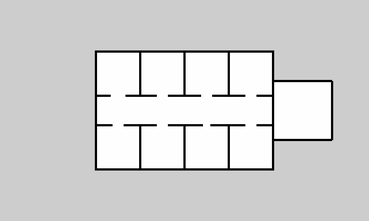
#> input picture gazebo_workspace/src/social_nav_env/maps/proxy_map.pgm, 369 x 221 px, shrunk from 1000 x 600 before the run
$ python plot_static_environment.py
#> lines starting #> are read from the running program, lines starting #| are printed output that depends on the picture
#!/usr/bin/env python3
import os
import numpy as np
import matplotlib
matplotlib.use('Agg')
import matplotlib.pyplot as plt
import matplotlib.patches as patches
from PIL import Image

def load_map(map_pgm_path):
    if os.path.exists(map_pgm_path):
        im = Image.open(map_pgm_path)
#> im is the input picture: PIL image 369x221 L; min 0, max 255, mean 211.4
        arr = np.array(im)
        arr = np.flipud(arr)
        return arr
    return None

def plot_environment(map_pgm_path, out_png):
    map_arr = load_map(map_pgm_path)
    map_extent = [-25.0, 25.0, -15.0, 15.0]

    fig, ax = plt.subplots(figsize=(16, 9), dpi=150)

    if map_arr is not None:
        ax.imshow(map_arr, cmap='bone', extent=map_extent, origin='lower', alpha=0.9)
    else:
        ax.set_facecolor('#1a1a1a')

    # Zoom to the relevant region: corridor, rooms, and common area
    ax.set_xlim([-13.5, 21.0])
    ax.set_ylim([-9.0, 9.0])
    ax.set_aspect('equal')

    # Environment Area Labels
    # Corridor
    ax.text(0.0, 0.0, "CENTRAL CORRIDOR (Width: 3.7m, Length: 24m)",
            color='#ecf0f1', fontsize=12, fontweight='bold', ha='center', va='center',
            bbox=dict(boxstyle='round,pad=0.4', facecolor='#2c3e50', alpha=0.8, edgecolor='#34495e'))

    # Common Area
    ax.text(16.0, 0.0, "COMMON AREA\n(Dining / Lounge)",
            color='#ecf0f1', fontsize=11, fontweight='bold', ha='center', va='center',
            bbox=dict(boxstyle='round,pad=0.5', facecolor='#16a085', alpha=0.7, edgecolor='white'))

    # Room Labels
    room_labels = [
        ("Room top_1", -9.0, 4.0),
        ("Room top_2", -3.0, 4.0),
        ("Room top_3", 3.0, 4.0),
        ("Room top_4", 9.0, 4.0),
        ("Room bot_1", -9.0, -4.0),
        ("Room bot_2", -3.0, -4.0),
        ("Room bot_3 (Bed)", 3.0, -4.0),
        ("Room bot_4", 9.0, -4.0),
    ]
    for r_name, rx, ry in room_labels:
        ax.text(rx, ry, r_name, color='#bdc3c7', fontsize=9, ha='center', va='center',
                bbox=dict(boxstyle='round,pad=0.2', facecolor='#2c3e50', alpha=0.6, edgecolor='#7f8c8d'))

    # Doors with widths
    doors = [
        ("top_1", 2.0, -9.0, 2.0, "N"),
        ("bot_1", 1.5, -9.0, -2.0, "S"),
        ("top_2", 1.5, -3.0, 2.0, "N"),
        ("bot_2", 1.5, -3.0, -2.0, "S"),
        ("top_3", 1.5, 3.0, 2.0, "N"),
        ("bot_3", 1.0, 3.0, -2.0, "S"), # Key narrow doorway!
        ("top_4", 1.5, 9.0, 2.0, "N"),
        ("bot_4", 1.5, 9.0, -2.0, "S"),
    ]

    for dname, dw, dx, dy, orientation in doors:
        # Draw door threshold line
        ax.plot([dx - dw/2, dx + dw/2], [dy, dy], color='#f1c40f', linewidth=3.5, linestyle='-', zorder=6)
        label_y = dy + 0.45 if orientation == "N" else dy - 0.45
        is_bottleneck = (dname == "bot_3")
        box_edge = '#e74c3c' if is_bottleneck else '#f39c12'
        box_face = '#c0392b' if is_bottleneck else '#d35400'
        ax.text(dx, label_y, f"{dname}: {dw:.1f}m", color='white', fontsize=8.5, fontweight='bold',
                ha='center', va='center', zorder=7,
                bbox=dict(boxstyle='round,pad=0.25', facecolor=box_face, alpha=0.85, edgecolor=box_edge))

    # SCENARIO 1: CORRIDOR OVERLAY
    # Robot: start (-9.0, 0.0) -> goal (+9.0, 0.0)
    ax.annotate("", xy=(8.5, 0.5), xytext=(-8.5, 0.5),
                arrowprops=dict(arrowstyle="->", color="#3498db", lw=2.5, linestyle="--"), zorder=8)
    ax.scatter([-9.0], [0.5], color='#3498db', s=160, marker='o', edgecolor='white', linewidth=2, zorder=9, label='Corridor: Robot Start (-9, 0)')
    ax.scatter([9.0], [0.5], color='#2980b9', s=180, marker='*', edgecolor='white', linewidth=1.5, zorder=9, label='Corridor: Robot Goal (+9, 0)')

    # Human: start (+9.0, 0.0) -> goal (-9.0, 0.0)
    ax.annotate("", xy=(-8.5, -0.5), xytext=(8.5, -0.5),
                arrowprops=dict(arrowstyle="->", color="#e67e22", lw=2.5, linestyle="--"), zorder=8)
    ax.scatter([9.0], [-0.5], color='#e67e22', s=160, marker='o', edgecolor='white', linewidth=2, zorder=9, label='Corridor: Human Start (+9, 0)')
    ax.scatter([-9.0], [-0.5], color='#d35400', s=180, marker='*', edgecolor='white', linewidth=1.5, zorder=9, label='Corridor: Human Goal (-9, 0)')

    # SCENARIO 2: DOORWAY OVERLAY
    # Robot: start (3.0, 0.0) -> goal (3.0, -4.0)
    ax.annotate("", xy=(2.7, -3.8), xytext=(2.7, -0.2),
                arrowprops=dict(arrowstyle="->", color="#2ecc71", lw=2.5, linestyle="--"), zorder=8)
    ax.scatter([2.7], [0.0], color='#2ecc71', s=160, marker='o', edgecolor='white', linewidth=2, zorder=9, label='Doorway: Robot Start (3, 0)')
    ax.scatter([2.7], [-4.0], color='#27ae60', s=180, marker='*', edgecolor='white', linewidth=1.5, zorder=9, label='Doorway: Robot Goal (3, -4)')

    # Human: start (3.0, -5.0) -> goal (3.0, 1.0)
    ax.annotate("", xy=(3.3, 0.8), xytext=(3.3, -4.8),
                arrowprops=dict(arrowstyle="->", color="#9b59b6", lw=2.5, linestyle="--"), zorder=8)
    ax.scatter([3.3], [-5.0], color='#9b59b6', s=160, marker='o', edgecolor='white', linewidth=2, zorder=9, label='Doorway: Human Start (3, -5)')
    ax.scatter([3.3], [1.0], color='#8e44ad', s=180, marker='*', edgecolor='white', linewidth=1.5, zorder=9, label='Doorway: Human Goal (3, 1)')

    # Callout for Door bot_3
    ax.annotate("Door bot_3 (1.0m width)\nCritical Passing Bottleneck",
                xy=(3.0, -2.0), xytext=(4.5, -2.7),
                arrowprops=dict(arrowstyle="->", color="#e74c3c", lw=2.0),
                color="#e74c3c", fontsize=10, fontweight='bold',
                bbox=dict(boxstyle='round,pad=0.3', facecolor='#2c3e50', edgecolor='#e74c3c', alpha=0.9))

    ax.set_title("Elder Care Facility Simulation Environment\nTop-Down Architecture with Scenario Paths & Labeled Doors",
                 fontsize=14, fontweight='bold', pad=15)
    ax.set_xlabel("X (meters)", fontsize=11)
    ax.set_ylabel("Y (meters)", fontsize=11)
    ax.grid(color='#444444', linestyle=':', linewidth=0.5, alpha=0.5)

    # Clean legend outside
    ax.legend(loc='lower center', bbox_to_anchor=(0.5, -0.18), ncol=4, frameon=True,
              facecolor='#2c3e50', edgecolor='white', fontsize=8.5)

    plt.tight_layout()
    plt.savefig(out_png, dpi=180, bbox_inches='tight')
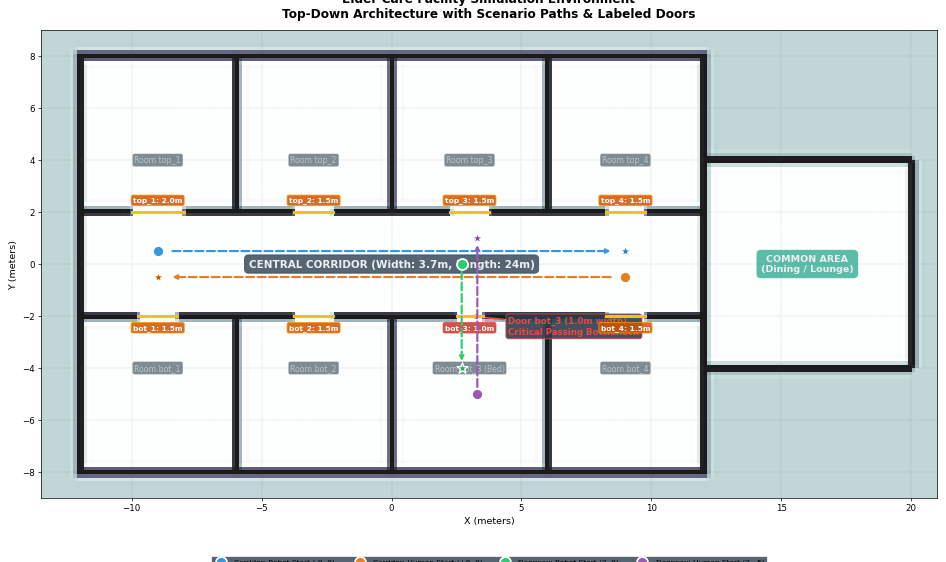
#> figure drawn by matplotlib, 1 panel
    plt.close(fig)
    print(f"Static environment figure saved: {out_png}")

if __name__ == '__main__':
    base_dir = os.path.dirname(os.path.abspath(__file__))
    map_p = os.path.join(base_dir, 'src/social_nav_env/maps/proxy_map.pgm')
    out_p = os.path.join(base_dir, 'evaluation_results/static_environment_layout.png')
    plot_environment(map_p, out_p)
